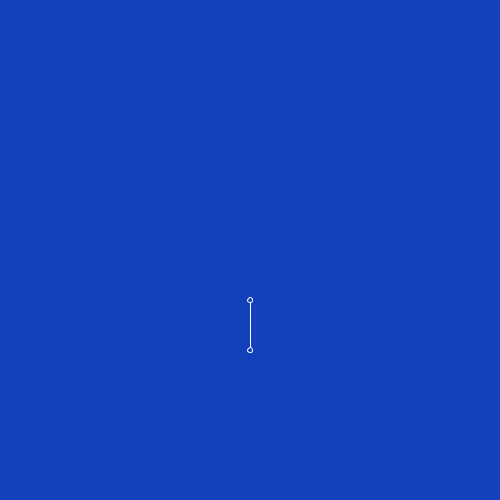
Frame 1 (no input)
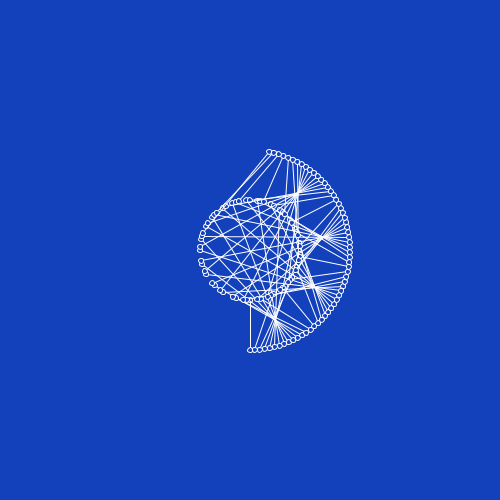
Frame 60 (the mouse pressed at the canvas centre just before this capture)
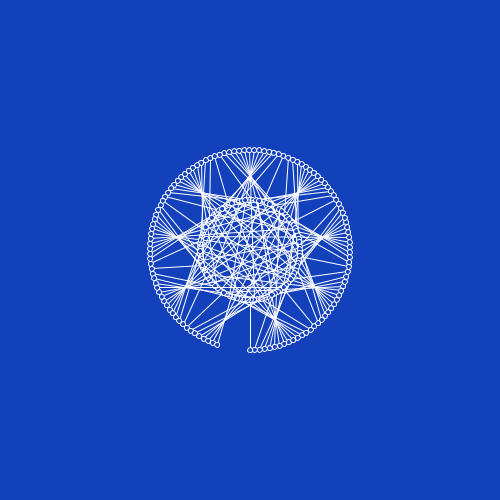
Frame 120 (the mouse held since frame 60 and released just before this capture)

The Processing sketch that drew these frames (run headless with seeded random() and noise(); from frame 60 on, the mouse is pressed at the canvas centre):

// Processing sketch: sketch_10052017
// ── sketch_10052017.pde
float x1,y1,x2,y2;
float angle, angle2;
float speed1 = 0.05;
float speed2 = 0.05*10;
boolean drawing = true;
void setup(){
 size(500,500);
 smooth();
 background(19,65,188);
 stroke(255);
 fill(19,65,188);
}

void draw(){
  translate(width/2, height/2);
  x1 = sin(angle)*100;
  y1 = cos(angle)*100;
  x2 = sin(angle2)*50;
  y2 = cos(angle2)*50;
  if(drawing){
    line(x1,y1,x2,y2);
    ellipse(x1,y1,5,5);
    ellipse(x2,y2,5,5);
    if(angle>TWO_PI*2){
      drawing = false;
    }
    angle = angle + speed1;
    angle2 = angle2 + speed2;
  }
}
